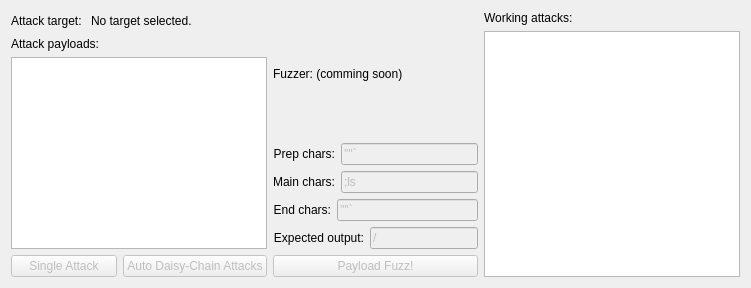
          <widget class="QWidget" name="tab_attack">
           <attribute name="title">
            <string>Attacks</string>
           </attribute>
           <layout class="QVBoxLayout" name="verticalLayout_9">
            <item>
             <layout class="QHBoxLayout" name="horizontalLayout_5">
              <item>
               <layout class="QVBoxLayout" name="verticalLayout_6">
                <item>
                 <layout class="QHBoxLayout" name="horizontalLayout_4">
                  <item>
                   <widget class="QLabel" name="label_10">
                    <property name="text">
                     <string>Attack target: </string>
                    </property>
                   </widget>
                  </item>
                  <item>
                   <widget class="QLabel" name="lbl_target">
                    <property name="text">
                     <string>No target selected.</string>
                    </property>
                   </widget>
                  </item>
                  <item>
                   <spacer name="horizontalSpacer">
                    <property name="orientation">
                     <enum>Qt::Horizontal</enum>
                    </property>
                    <property name="sizeHint" stdset="0">
                     <size>
                      <width>40</width>
                      <height>20</height>
                     </size>
                    </property>
                   </spacer>
                  </item>
                 </layout>
                </item>
                <item>
                 <widget class="QLabel" name="label_6">
                  <property name="text">
                   <string>Attack payloads:</string>
                  </property>
                 </widget>
                </item>
                <item>
                 <widget class="QListWidget" name="lst_payload">
                  <property name="iconSize">
                   <size>
                    <width>32</width>
                    <height>32</height>
                   </size>
                  </property>
                 </widget>
                </item>
                <item>
                 <layout class="QHBoxLayout" name="horizontalLayout_12">
                  <item>
                   <widget class="QPushButton" name="bt_attack">
                    <property name="enabled">
                     <bool>false</bool>
                    </property>
                    <property name="text">
                     <string>Single Attack</string>
                    </property>
                   </widget>
                  </item>
                  <item>
                   <widget class="QPushButton" name="bt_auto_daisyChain">
                    <property name="enabled">
                     <bool>false</bool>
                    </property>
                    <property name="text">
                     <string>Auto Daisy-Chain Attacks</string>
                    </property>
                    <property name="iconSize">
                     <size>
                      <width>24</width>
                      <height>24</height>
                     </size>
                    </property>
                   </widget>
                  </item>
                 </layout>
                </item>
               </layout>
              </item>
              <item>
               <layout class="QVBoxLayout" name="verticalLayout_8">
                <item>
                 <widget class="QLabel" name="label_11">
                  <property name="text">
                   <string>Fuzzer: (comming soon)</string>
                  </property>
                 </widget>
                </item>
                <item>
                 <layout class="QHBoxLayout" name="horizontalLayout_6">
                  <item>
                   <widget class="QLabel" name="label_13">
                    <property name="text">
                     <string>Prep chars:</string>
                    </property>
                    <property name="alignment">
                     <set>Qt::AlignRight|Qt::AlignTrailing|Qt::AlignVCenter</set>
                    </property>
                   </widget>
                  </item>
                  <item>
                   <widget class="QLineEdit" name="lineEdit_2">
                    <property name="enabled">
                     <bool>false</bool>
                    </property>
                    <property name="text">
                     <string>'&quot;'`</string>
                    </property>
                   </widget>
                  </item>
                 </layout>
                </item>
                <item>
                 <layout class="QHBoxLayout" name="horizontalLayout_8">
                  <item>
                   <widget class="QLabel" name="label_12">
                    <property name="text">
                     <string>Main chars:</string>
                    </property>
                    <property name="alignment">
                     <set>Qt::AlignRight|Qt::AlignTrailing|Qt::AlignVCenter</set>
                    </property>
                   </widget>
                  </item>
                  <item>
                   <widget class="QLineEdit" name="lineEdit">
                    <property name="enabled">
                     <bool>false</bool>
                    </property>
                    <property name="text">
                     <string>;ls</string>
                    </property>
                   </widget>
                  </item>
                 </layout>
                </item>
                <item>
                 <layout class="QHBoxLayout" name="horizontalLayout_9">
                  <item>
                   <widget class="QLabel" name="label_14">
                    <property name="text">
                     <string>End chars:</string>
                    </property>
                    <property name="alignment">
                     <set>Qt::AlignRight|Qt::AlignTrailing|Qt::AlignVCenter</set>
                    </property>
                   </widget>
                  </item>
                  <item>
                   <widget class="QLineEdit" name="lineEdit_3">
                    <property name="enabled">
                     <bool>false</bool>
                    </property>
                    <property name="text">
                     <string>'&quot;'`</string>
                    </property>
                   </widget>
                  </item>
                 </layout>
                </item>
                <item>
                 <layout class="QHBoxLayout" name="horizontalLayout_10">
                  <item>
                   <widget class="QLabel" name="label_15">
                    <property name="text">
                     <string>Expected output:</string>
                    </property>
                    <property name="alignment">
                     <set>Qt::AlignRight|Qt::AlignTrailing|Qt::AlignVCenter</set>
                    </property>
                   </widget>
                  </item>
                  <item>
                   <widget class="QLineEdit" name="lineEdit_4">
                    <property name="enabled">
                     <bool>false</bool>
                    </property>
                    <property name="text">
                     <string>/</string>
                    </property>
                   </widget>
                  </item>
                 </layout>
                </item>
                <item>
                 <widget class="QPushButton" name="pushButton_2">
                  <property name="enabled">
                   <bool>false</bool>
                  </property>
                  <property name="text">
                   <string>Payload Fuzz!</string>
                  </property>
                 </widget>
                </item>
               </layout>
              </item>
              <item>
               <layout class="QVBoxLayout" name="verticalLayout_7">
                <item>
                 <widget class="QLabel" name="label_9">
                  <property name="text">
                   <string>Working attacks:</string>
                  </property>
                 </widget>
                </item>
                <item>
                 <widget class="QListWidget" name="lst_workingAttacks">
                  <property name="iconSize">
                   <size>
                    <width>32</width>
                    <height>32</height>
                   </size>
                  </property>
                 </widget>
                </item>
               </layout>
              </item>
             </layout>
            </item>
           </layout>
          </widget>
